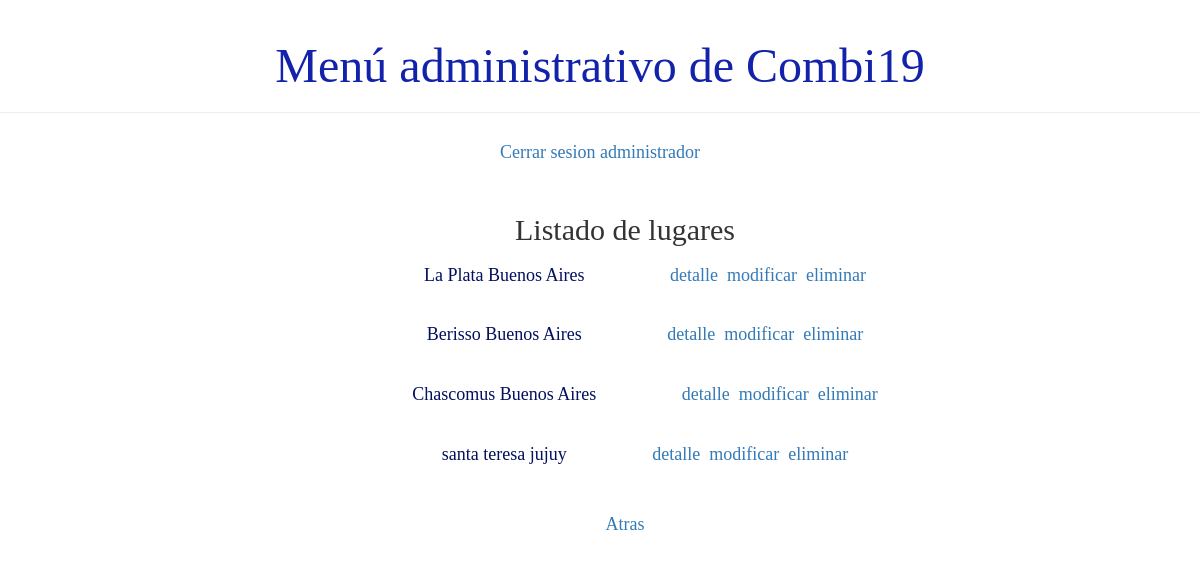
The app's page /usuario/listaLugar, older data.
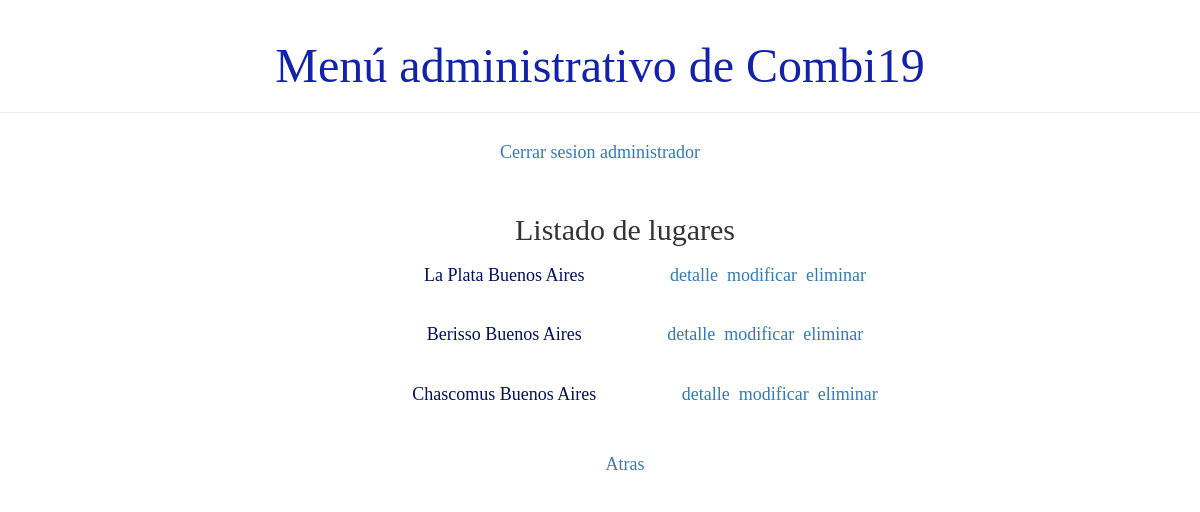
The same page, newer data.
### demo1/models.py (models this page shows, shortened)
class Lugar(models.Model):
    nombre_de_lugar = models.CharField(max_length=50)
    provincia = models.CharField(max_length=40)
    activo = models.BooleanField(default=True)
    def __str__(self):
        return '%s %s' % (self.nombre_de_lugar, self.provincia)

### demo1/views.py (the view)
# urls.py: path('usuario/listaLugar', views.listado_lugar ,name='listado_lugar'),
def listado_lugar(request):
    lugares=Lugar.objects.filter(activo=True)
    return render(request, 'demo1/listados/listado_lugar.html', {'lugares':lugares})

### demo1/templates/demo1/listados/listado_lugar.html (shortened to what this page needs)
{% extends 'demo1/base.html' %}
{% block content %}
<div class="card">
    <h2>Listado de lugares</h2>
</div>
    <div class="card">
        <ul>
        {% for lugar in lugares %}
            <h4 class="card">{{ lugar }}&nbsp;&nbsp;&nbsp;&nbsp;&nbsp;&nbsp;&nbsp;&nbsp;&nbsp;
                <a href="{% url 'detalle_lugar' pk=lugar.pk%}">detalle</a>
                &nbsp;&nbsp; <a href="{% url 'modificar_lugar' pk=lugar.pk%}"> modificar </a>
                &nbsp;&nbsp; <a href="{% url 'eliminar_lugar' pk=lugar.pk%}"> eliminar </a></h4>
            <br>
        {% endfor %}
        </ul>
    </div>
    <div class="card"><h4><a href="{% url 'principal' %}">Atras</a></h4></div>
{% endblock %}

Row changes from the older to the newer data that the page shows:
no longer on this page (row edited): Lugar: nombre_de_lugar+provincia "santa teresa jujuy"
